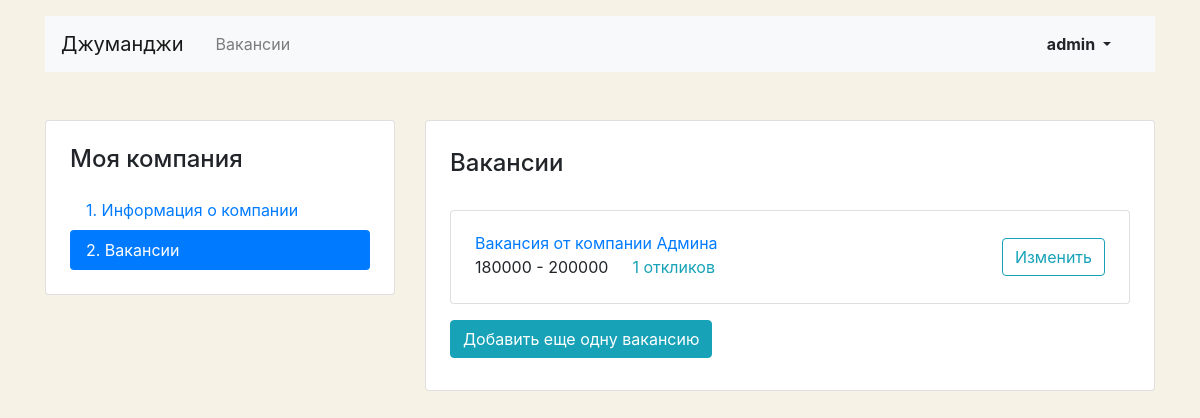
The page /mycompany/vacancies/ (signed in) on the database as committed earlier.
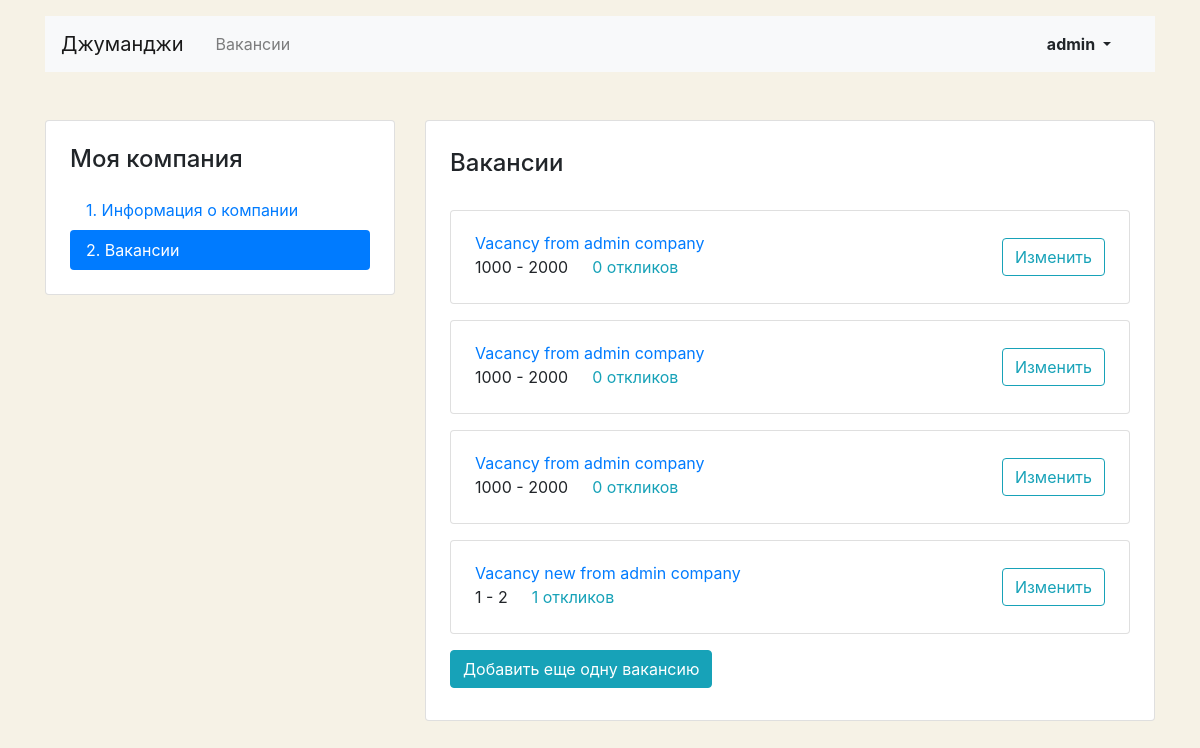
The same page on the database as committed later.
### myapp/models.py (models this page shows, shortened)
class Vacancy(models.Model):
    title = models.CharField(max_length=100)
    specialty = models.ForeignKey(
        Specialty, on_delete=models.CASCADE, related_name="vacancies"
    )
    company = models.ForeignKey(
        Company, on_delete=models.CASCADE, related_name="vacancies"
    )
    skills = models.CharField(max_length=300)
    description = models.TextField(max_length=1000)
    salary_min = models.PositiveIntegerField(blank=False)
    salary_max = models.PositiveIntegerField(blank=False)
    published_at = models.DateField(auto_now_add=True)
    class Meta:
        ordering = ("-published_at",)
        verbose_name = "Вакансия"
        verbose_name_plural = "Вакансии"

### myapp/views.py (the view)
class MyCompanyVacanciesList(LoginRequiredMixin, UserMustHasCompany, TemplateView):
    login_url = "/login/"
    template_name = "myapp/vacancy-list.html"
    def get_context_data(self, **kwargs):
        context = super().get_context_data(**kwargs)
        company = models.Company.objects.get(owner=self.request.user)
        vacancies = models.Vacancy.objects.filter(company=company).annotate(
            count_application=Count("applications")
        )
        context = {"vacancies": vacancies}
        return context

### myapp/permissions.py (called while the page is built)
    def test_func(self):
        return models.Company.objects.filter(owner=self.request.user).exists()

### myapp/templates/myapp/vacancy-list.html (shortened to what this page needs)
{% extends 'base.html' %}
{% block content %}
  <main class="container mt-3 pb-5">
    <div class="row mt-5">
      <div class="col-12 col-lg-4">
        <aside class="pt-3 pb-4 px-4 mb-5 card">
          <h1 class="h4 pt-2 pb-2">Моя компания</h1>
          <div class="nav flex-column nav-pills" id="v-pills-tab" role="tablist" aria-orientation="vertical">
            <a class="nav-link" href="{%url "my_company" %}">1. Информация о&nbsp;компании</a>
            <a class="nav-link active" href="{% url "my_company_vacancies_list" %}">2. Вакансии</a>
          </div>
        </aside>
      </div>
      <div class="col-12 col-lg-8">
        <div class="card">
          <div class="card-body px-4 pb-4">
            <section class="tab-pane fade show active">
              <h2 class="h4 pt-2 pb-3">Вакансии</h2>
              {% if vacancies %}
              {% for vacancy in vacancies %}
              <div class="card mt-3">
                <div class="card-body px-4">
                  <div class="row align-items-center">
                    <div class="col-6 col-lg-8">
                      <a href="{% url "vacancy" vacancy_id=vacancy.id %}" class="mb-1">{{ vacancy.title }}</a>
                      <p class="mb-1">
                        <span class="mr-4">{{ vacancy.salary_min }} - {{ vacancy.salary_max }}</span><a href="{% url "my_company_vacancy" vacancy_id=vacancy.id %}#applications" class="text-info">{{ vacancy.count_application }} откликов</a>
                      </p>
                    </div>
                    <div class="col-6 col-lg-4 text-right">
                      <a href="{% url "my_company_vacancy" vacancy_id=vacancy.id %}" class="btn btn-outline-info">Изменить</a>
                    </div>
                  </div>
                </div>
              </div>
              {% endfor %}
              <a href="{% url "my_company_vacancies_create" %}" class="btn btn-info mb-2 mt-3">Добавить еще одну вакансию</a>
              {% endif %}
            </section>
          </div>
        </div>
      </div>
    </div>
  </main>
 {% endblock %}

### myapp/templates/base.html (shortened to what this page needs)
<!DOCTYPE html>
<html lang="ru">
  <head>
    <link
      rel="stylesheet"
      href="https://stackpath.bootstrapcdn.com/bootstrap/4.3.1/css/bootstrap.min.css"
    />
  </head>
  <body>
    <header class="container mt-3">
      <nav class="navbar navbar-expand-lg navbar-light bg-light">
        <a class="navbar-brand mr-4" href="{% url "index" %}">Джуманджи</a>
        <div
          class="collapse navbar-collapse justify-content-between"
          id="navbarNav"
        >
          <ul class="navbar-nav col-10">
            <li class="nav-item">
              <a class="nav-link" href="{% url "vacancies_list" %}">Вакансии</a>
            </li>
          </ul>
          <ul class="navbar-nav col-2 justify-content-end">
          <li class="nav-item active">
            {% if user.is_authenticated %}
            <div class="btn-group">
              <button type="button" class="btn dropdown-toggle font-weight-bold" data-toggle="dropdown" aria-haspopup="true" aria-expanded="false">
                {{ user.get_username }}
              </button>
            </div>
            {% else %}
              <a href="{% url "login" %}" class="nav-link font-weight-bold">Вход</a>
          </li>
        </ul>
        {% endif %}
      </div>
    </nav>
  </header>
    {% block content %}{% endblock %}
  </body>
</html>

### myapp/templates/myapp/vacancy-list.html (style rules this page uses)
body { background-color: #F6F2E6; }

Rows that differ between the two databases and show on the page:
removed Vacancy: title "Вакансия от компании Админа", salary_min "180000", salary_max "200000", count_application "1"
added Vacancy: title "Vacancy from admin company", salary_min "1000", salary_max "2000", count_application "0"
added Vacancy: title "Vacancy from admin company", salary_min "1000", salary_max "2000", count_application "0"
added Vacancy: title "Vacancy from admin company", salary_min "1000", salary_max "2000", count_application "0"
added Vacancy: title "Vacancy new from admin company", salary_min "1", salary_max "2", count_application "1"
